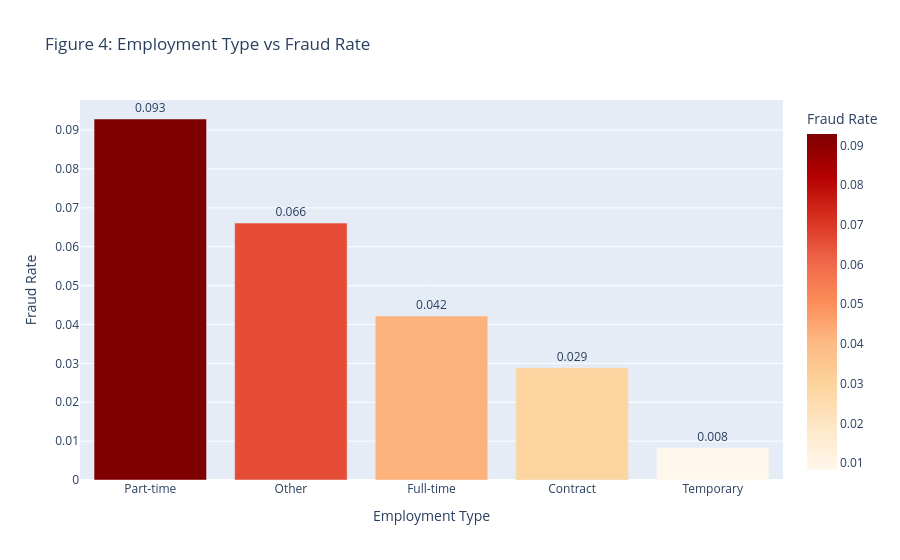

The cell this chart's notebook holds for it:
### Markdown cell above
Employment Type vs Fraud Rate

### Code cell
emp_fraud = df.groupby('employment_type')['fraudulent'].mean().reset_index()
emp_fraud.columns = ['Employment Type', 'Fraud Rate']
emp_fraud = emp_fraud.sort_values('Fraud Rate', ascending=False).dropna()

fig = px.bar(
    emp_fraud, x='Employment Type', y='Fraud Rate',
    title='Figure 4: Employment Type vs Fraud Rate',
    color='Fraud Rate', color_continuous_scale='OrRd',
    text=emp_fraud['Fraud Rate'].round(3).astype(str)
)
fig.update_traces(textposition='outside')
fig.update_layout(xaxis_title='Employment Type', yaxis_title='Fraud Rate')
fig.show()

### Figure 1 — Plotly figure (JSON) as saved in the notebook; plotly's stock layout.template omitted (floating-point values rounded to 4 significant figures)
{"data": [{"hovertemplate": "Employment Type=%{x}<br>Fraud Rate=%{marker.color}<br>text=%{text}<extra></extra>", "legendgroup": "", "marker": {"color": [0.09285, 0.06608, 0.04217, 0.02887, 0.008299], "coloraxis": "coloraxis", "pattern": {"shape": ""}}, "name": "", "orientation": "v", "showlegend": false, "text": ["0.093", "0.066", "0.042", "0.029", "0.008"], "textposition": "outside", "type": "bar", "x": ["Part-time", "Other", "Full-time", "Contract", "Temporary"], "xaxis": "x", "y": [0.09285, 0.06608, 0.04217, 0.02887, 0.008299], "yaxis": "y"}], "layout": {"barmode": "relative", "coloraxis": {"colorbar": {"title": {"text": "Fraud Rate"}}, "colorscale": [[0, "rgb(255,247,236)"], [0.125, "rgb(254,232,200)"], [0.25, "rgb(253,212,158)"], [0.375, "rgb(253,187,132)"], [0.5, "rgb(252,141,89)"], [0.625, "rgb(239,101,72)"], [0.75, "rgb(215,48,31)"], [0.875, "rgb(179,0,0)"], [1, "rgb(127,0,0)"]]}, "legend": {"tracegroupgap": 0}, "title": {"text": "Figure 4: Employment Type vs Fraud Rate"}, "xaxis": {"anchor": "y", "domain": [0, 1], "title": {"text": "Employment Type"}}, "yaxis": {"anchor": "x", "domain": [0, 1], "title": {"text": "Fraud Rate"}}}}
